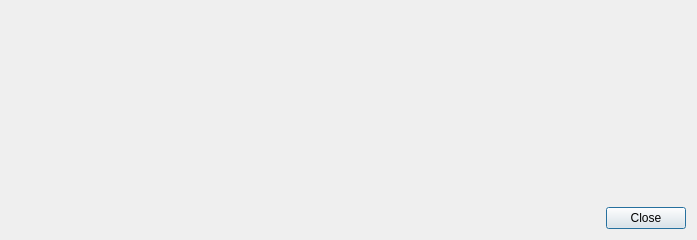
<?xml version="1.0" encoding="UTF-8"?>
<ui version="4.0">
 <class>OBSTextMustacheDefinitions</class>
 <widget class="QDialog" name="OBSTextMustacheDefinitions">
  <property name="geometry">
   <rect>
    <x>0</x>
    <y>0</y>
    <width>697</width>
    <height>240</height>
   </rect>
  </property>
  <property name="windowTitle">
   <string>Text Template Values</string>
  </property>
  <layout class="QGridLayout" name="timerLayout">
   <item row="0" column="0">
    <layout class="QVBoxLayout" name="verticalLayout">
     <item>
      <layout class="QGridLayout" name="gridLayout" rowstretch="0">
       <property name="sizeConstraint">
        <enum>QLayout::SetMinimumSize</enum>
       </property>
       <item row="0" column="0">
        <spacer name="verticalSpacer">
         <property name="orientation">
          <enum>Qt::Vertical</enum>
         </property>
         <property name="sizeHint" stdset="0">
          <size>
           <width>20</width>
           <height>40</height>
          </size>
         </property>
        </spacer>
       </item>
      </layout>
     </item>
     <item>
      <widget class="QDialogButtonBox" name="buttonBox">
       <property name="standardButtons">
        <set>QDialogButtonBox::Close</set>
       </property>
      </widget>
     </item>
    </layout>
   </item>
  </layout>
 </widget>
 <resources/>
 <connections/>
</ui>
